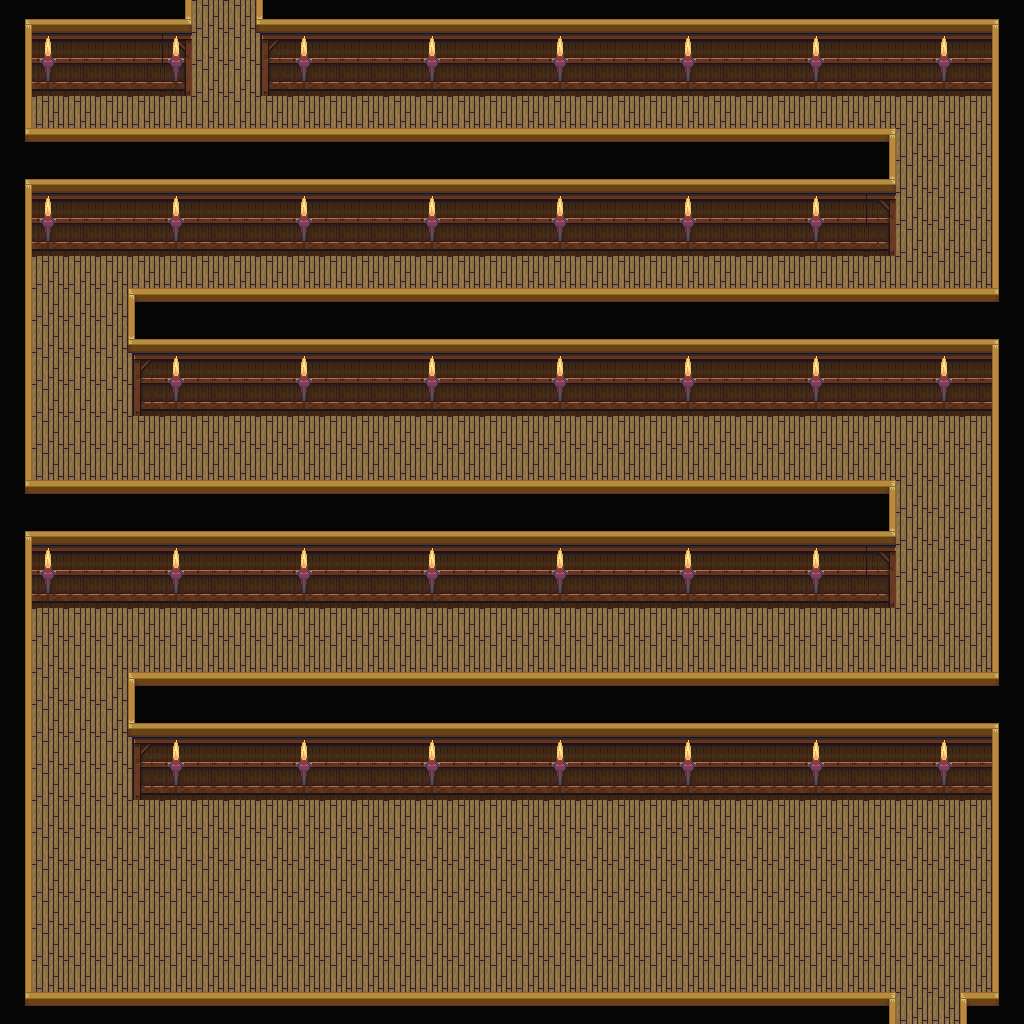

The image is a tile-based game level rendered from a .tmx file. Its description and source (layers, tilesets, objects; grid data summarised) follow:
An orthogonal 32x32 tile map with 32x32 px tiles, 4 tile layers (U_Background, U_Furniture, U_Furniture2, T_Furniture), 4 tilesets and 22 objects (10x mob, secret-corridor3-up, red-spider-corridor2).

<map version="1.2" tiledversion="1.2.5" orientation="orthogonal" renderorder="right-down" width="32" height="32" tilewidth="32" tileheight="32" infinite="0" nextlayerid="13" nextobjectid="120">
 <tileset firstgid="1" source="Indoor.tsx" />
 <tileset firstgid="769" source="Indoor_2.tsx" />
 <tileset firstgid="993" source="Indoor.tsx" />
 <tileset firstgid="1761" source="Stairs.tsx" />
 <layer id="9" name="U_Background" width="32" height="32">
  <data>[1024 cells, 1023 non-empty, 29 distinct tile ids]</data>
 </layer>
 <layer id="10" name="U_Furniture" width="32" height="32">
  <data>[1024 cells, 267 non-empty, 24 distinct tile ids]</data>
 </layer>
 <layer id="11" name="U_Furniture2" width="32" height="32">
  <data>[1024 cells, 0 non-empty, 0 distinct tile ids]</data>
 </layer>
 <objectgroup id="6" name="Treasures" />
 <objectgroup id="5" name="Collisions">
  <object id="98" x="256" y="0" width="768" height="96" />
  <object id="99" x="0" y="0" width="192" height="96" />
  <object id="100" x="0" y="96" width="32" height="928" />
  <object id="101" x="32" y="992" width="864" height="32" />
  <object id="102" x="960" y="992" width="64" height="32" />
  <object id="103" x="992" y="96" width="32" height="896" />
  <object id="104" x="128" y="320" width="864" height="96" />
  <object id="105" x="32" y="160" width="864" height="96" />
  <object id="106" x="32" y="512" width="864" height="96" />
  <object id="107" x="128" y="704" width="864" height="96" />
 </objectgroup>
 <layer id="12" name="T_Furniture" width="32" height="32">
  <data>[1024 cells, 108 non-empty, 3 distinct tile ids]</data>
 </layer>
 <objectgroup id="7" name="Mobs">
  <object id="110" name="red_spider" type="mob" x="928" y="160" width="32" height="32" />
  <object id="111" name="red_spider" type="mob" x="576" y="128" width="32" height="32" />
  <object id="112" name="red_spider" type="mob" x="352" y="288" width="32" height="32" />
  <object id="113" name="red_spider" type="mob" x="64" y="416" width="32" height="32" />
  <object id="114" name="red_spider" type="mob" x="768" y="448" width="32" height="32" />
  <object id="115" name="red_spider" type="mob" x="672" y="640" width="32" height="32" />
  <object id="116" name="red_spider" type="mob" x="96" y="640" width="32" height="32" />
  <object id="117" name="red_spider" type="mob" x="160" y="864" width="32" height="32" />
  <object id="118" name="red_spider" type="mob" x="576" y="896" width="32" height="32" />
  <object id="119" name="red_spider" type="mob" x="896" y="832" width="32" height="32" />
 </objectgroup>
 <objectgroup id="8" name="Doorways">
  <object id="108" name="secret-corridor3-up" x="192" y="0" width="64" height="32">
   <properties>
    <property name="pos_x" type="int" value="7" />
    <property name="pos_y" type="int" value="29" />
   </properties>
  </object>
  <object id="109" name="red-spider-corridor2" x="896" y="992" width="64" height="32">
   <properties>
    <property name="pos_x" type="int" value="7" />
    <property name="pos_y" type="int" value="2" />
   </properties>
  </object>
 </objectgroup>
</map>
